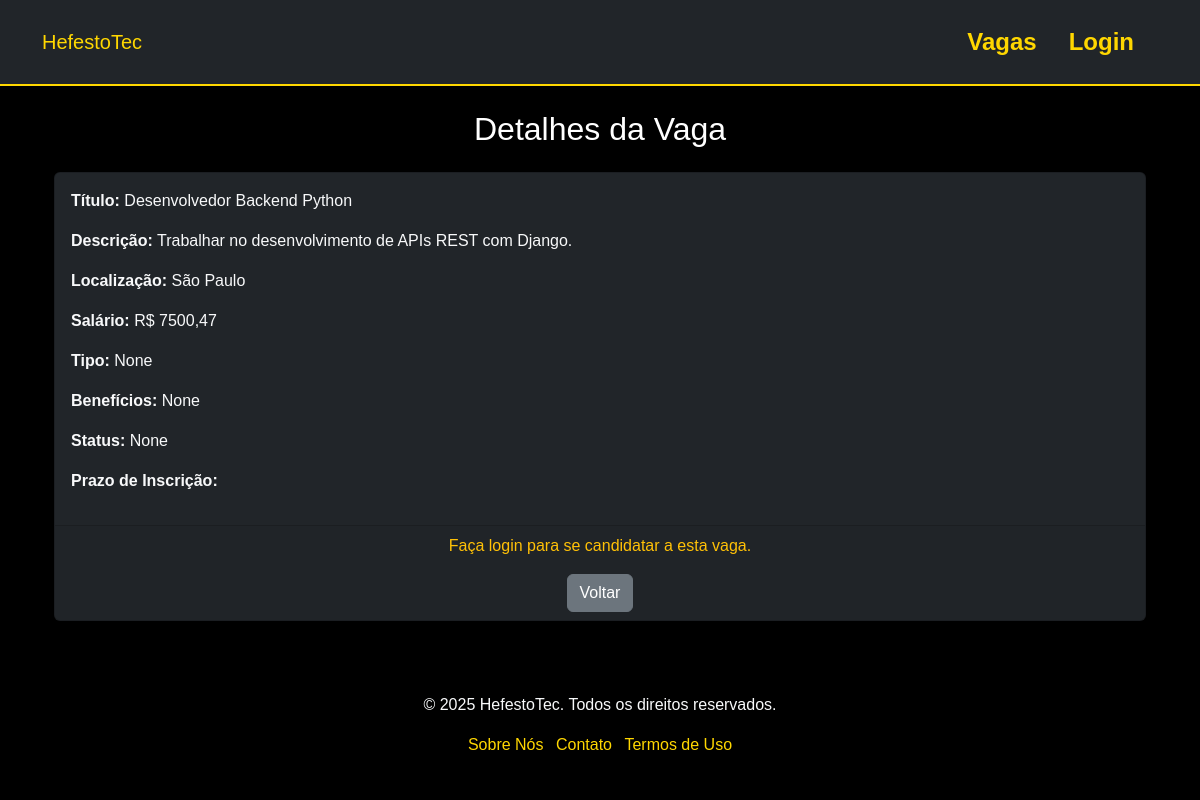
The page /vagas/1/detalhes/ on the database its author committed.
### vagas/models.py (models this page shows, shortened)
class Vaga(models.Model):
    titulo = models.CharField(max_length=255)
    descricao = models.TextField()
    localizacao = models.CharField(max_length=100)
    salario = models.DecimalField(max_digits=10, decimal_places=2, null=True, blank=True)
    tipo = models.CharField(max_length=50, blank=True, null=True)
    beneficios = models.TextField(blank=True, null=True)
    status = models.CharField(max_length=50, blank=True, null=True)
    prazo_inscricao = models.DateField(blank=True, null=True)
    data_criacao = models.DateTimeField(auto_now_add=True)

### vagas/views.py (the view)
# urls.py: path('vagas/<int:vaga_id>/detalhes/', views.detalhes_vaga, name='detalhes_vaga'),  # Detalhes de uma vaga
def detalhes_vaga(request, vaga_id):
    vaga = get_object_or_404(Vaga, id=vaga_id)
    return render(request, 'vagas/detalhes_vaga.html', {'vaga': vaga})

### vagas/templates/vagas/detalhes_vaga.html
{% extends 'vagas/base.html' %}
{% block content %}
<div class="container mt-4">
    <h2 class="text-center mb-4">Detalhes da Vaga</h2>
    <div class="card bg-dark text-light">
        <div class="card-body">
            <p><strong>Título:</strong> {{ vaga.titulo }}</p>
            <p><strong>Descrição:</strong> {{ vaga.descricao }}</p>
            <p><strong>Localização:</strong> {{ vaga.localizacao }}</p>
            <p><strong>Salário:</strong> R$ {{ vaga.salario }}</p>
            <p><strong>Tipo:</strong> {{ vaga.tipo }}</p>
            <p><strong>Benefícios:</strong> {{ vaga.beneficios }}</p>
            <p><strong>Status:</strong> {{ vaga.status }}</p>
            <p><strong>Prazo de Inscrição:</strong> {{ vaga.prazo_inscricao|date:"d/m/Y" }}</p>
        </div>
        <div class="card-footer text-center">
            {% if user.is_authenticated %}
                <a href="{% url 'candidatar_vaga' vaga.id %}" class="btn btn-success me-2">Candidatar-se</a>
            {% else %}
                <p class="text-warning">Faça login para se candidatar a esta vaga.</p>
            {% endif %}
            <a href="{% url 'listar_vagas' %}" class="btn btn-secondary">Voltar</a>
        </div>
    </div>
</div>
{% endblock %}

### vagas/static/vagas/styles.css (style rules this page uses)
:root { --color-primary: #FFD700; --color-black: #000000; --color-white: #FFFFFF; }
html, body { height: 100%; margin: 0; padding: 0; background-color: var(--color-black); color: var(--color-white); font-family: 'Arial', sans-serif; overflow-x: hidden; }

### vagas/templates/vagas/base.html (style rules this page uses)
body { background-color: #000; color: #fff; }

### rows shown on the page
Vaga: titulo "Desenvolvedor Backend Python", descricao "Trabalhar no desenvolvimento de APIs REST com Django.", localizacao "São Paulo", salario "7500,47", tipo "None", beneficios "None", status "None"
